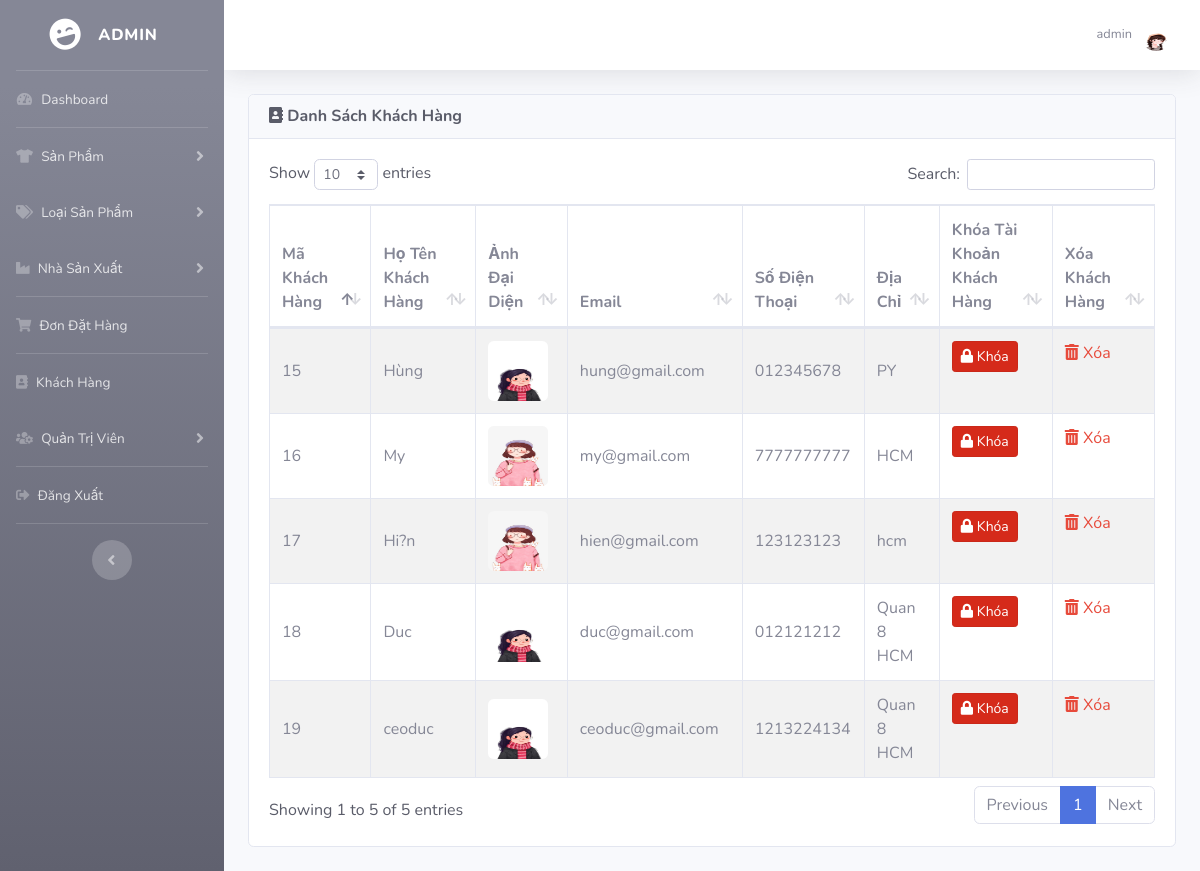
The page /admin/index.php?view_customer (signed in) on the database its author committed.
### tables this page shows
CREATE TABLE IF NOT EXISTS `KH` (
  `MA_KH` int NOT NULL AUTO_INCREMENT,
  `TEN_KH` varchar(50) NOT NULL,
  `EMAIL` varchar(50) NOT NULL,
  `MATKHAU` varchar(255) NOT NULL,
  `DIACHI` varchar(100) DEFAULT NULL,
  `DIENTHOAI` varchar(10) DEFAULT NULL,
  `AVATAR` varchar(500) DEFAULT NULL,
  `TRANGTHAI` varchar(10) DEFAULT NULL,
  PRIMARY KEY (`MA_KH`)
);

### admin/includes/database.php (called while the page is built, shortened)
<?php
    class MyConnect {
        private $conn;
        public function __construct() {
            $this->host = "localhost";
            $this->user = "root";
            $this->passwd = "";
            $this->database = "clothingshop";
            $this->conn = new mysqli($this->host,$this->user,$this->passwd,$this->database);
        }
        public function isConnected() {
            return true;
        }
        public function query($query) {
            if($this->isConnected()) {
                $tableData = mysqli_query($this->conn,$query);
                return $tableData;
            }
        }
    }
?>

### admin/view_customer.php (the view, shortened to what this page needs)
<?php
if(!isset($_SESSION['admin_email'])){
    echo "<script>window.open('login.php','_self')</script>";
}
else {
        $query = "SELECT * FROM KH";
        $result = $MyConn->query($query);
?>
<div class="row">
    <div class="col-lg-12">
        <div class="card text-dark mb-4">
            <div class="card-header">
                <h6 class="m-0 font-weight-bold"><i class="fas fa-address-book"></i> Danh Sách Khách Hàng</div></h6>
                <div class="card-body">
                    <div class="table-responsive">
                        <table id="product_table" class="table table-bordered table-striped" width="100%" cellspacing="0">
                            <thead>
                                <tr>
                                    <th>Mã Khách Hàng</th>
                                    <th>Họ Tên Khách Hàng</th>
                                    <th>Ảnh Đại Diện</th>
                                    <th>Email</th>
                                    <th>Số Điện Thoại</th>
                                    <th>Địa Chỉ</th>
                                    <th>Khóa Tài Khoản Khách Hàng</th>
                                    <th>Xóa Khách Hàng</th>
                                </tr>
                            </thead>
                            <tbody>
                                <?php while($row = $result->fetch_assoc()){
                                    $start = "";
                                    $end = "";
                                    ?>
                                   <tr>
                                    <td style="vertical-align: middle;"><?php echo $start.$row['MA_KH'].$end; ?></td>
                                    <td style="vertical-align: middle;"><?php echo $start.$row['TEN_KH'].$end; ?></td>
                                    <td style="vertical-align: middle;">
                                        <img src="<?php echo "customer_images/".$row['AVATAR'] ?>" width="60" height="60" class="rounded">
                                    </td>
                                    <td style="vertical-align: middle;"><?php echo $start.$row['EMAIL'].$end; ?></td>
                                    <td style="vertical-align: middle;"><?php echo $start.$row['DIENTHOAI'].$end; ?></td>
                                    <td style="vertical-align: middle;"><?php echo $start.$row['DIACHI'].$end; ?></td>
                                    <td>
                                    <?php
                                    if($row['TRANGTHAI'] == "LOCKED") {
                                        echo "<a href='index.php?unlock_customer=".$row['MA_KH']."' class='btn btn-success btn-sm active' role='button' aria-pressed='true'><i class='fas fa-unlock-alt'></i>  Mở Khóa</a>";
                                    }
                                    else {
                                        echo "<a href='index.php?lock_customer=".$row['MA_KH']."' class='btn btn-danger btn-sm active' role='button' aria-pressed='true'><i class='fas fa-lock'></i>  Khóa</a>";
                                    }
                                    ?>
                                    </td>
                                   <td>
                                       <a href="index.php?delete_customer=<?= $row['MA_KH'] ?>" class="text-danger" style="text-decoration: none">
                                           <i class="fas fa-trash-alt"></i>
                                               Xóa
                                       </a>
                                   </td>
                                   </tr>
                                <?php }?>
                            </tbody>
                        </table>
                    </div>
                </div>
            </div>
        </div>
    </div>
    <?php } ?>

### admin/index.php (shortened to what this page needs)
<?php
include("includes/database.php");
if(!isset($_SESSION['admin_email'])){
echo "<script>window.open('login.php','_self')</script>";
}
else {
?>
<?php
$MyConn = new MyConnect();
$admin_session = $_SESSION['admin_email'];
$getAdminQry = "select * from admin where Email='$admin_session'";
$getAdmin = $MyConn->query($getAdminQry);
$row_admin = mysqli_fetch_array($getAdmin);
$admin_name = $row_admin['Name'];
$admin_image = $row_admin['Image'];
?>
<!DOCTYPE html>
<html lang="en">
<head>
    <link href="vendor/fontawesome-free/css/all.min.css" rel="stylesheet" type="text/css">
    <link href="css/sb-admin-2.min.css" rel="stylesheet">
    <link href="css/thumb.css" rel="stylesheet">
    <link href="css/style.css" rel="stylesheet">
    <link href="vendor/datatables/dataTables.bootstrap4.min.css" rel="stylesheet">
</head>
<body id="page-top">
    <div id="wrapper">
    <?php include("includes/sidebars.php");  ?>
        <div id="content-wrapper" class="d-flex flex-column">
            <div id="content">
                <nav class="navbar navbar-expand navbar-light bg-white topbar mb-4 static-top shadow">
                    <ul class="navbar-nav ml-auto">
                        <li class="nav-item dropdown no-arrow">
                            <a class="nav-link dropdown-toggle" href="#" id="userDropdown" role="button"
                                data-toggle="dropdown" aria-haspopup="true" aria-expanded="false">
                                <span class="mr-2 d-none d-lg-inline text-gray-600 small"> <?php echo $admin_name ?></span>
                                <img class="img-profile rounded-circle"
                                    src="<?php echo "admin_images/".$admin_image ?>">
                            </a>
                        </li>
                    </ul>
                </nav>
                <div class="container-fluid">
                    <?php
                    if(isset($_GET['dashboard'])) {
                        include("dashboard.php");
                    }
                    else if(isset($_GET['insert_product'])) {
                        include("insert_product.php");
                    }
                    else if(isset($_GET['view_product'])) {
                        include("view_product.php");
                    }
                    else if(isset($_GET['edit_product'])) {
                        include("edit_product.php");
                    }
                    else if(isset($_GET['delete_product'])) {
                        include("delete_product.php");
                    }
                    else if(isset($_GET['insert_cat'])) {
                        include("insert_cat.php");
                    }
                    else if(isset($_GET['view_cat'])) {
                        include("view_cat.php");
                    }
                    else if(isset($_GET['edit_cat'])) {
                        include("edit_cat.php");
                    }
                    else if(isset($_GET['delete_cat'])) {
                        include("delete_cat.php");
                    }
                    else if(isset($_GET['insert_man'])) {
                        include("insert_man.php");
                    }
                    else if(isset($_GET['view_man'])) {
                        include("view_man.php");
                    }
                    else if(isset($_GET['delete_man'])) {
                        include("delete_man.php");
                    }
                    else if(isset($_GET['edit_man'])) {
                        include("edit_man.php");
                    }
                    else if(isset($_GET['view_bill'])) {
                        include("view_bill.php");
                    }
                    else if(isset($_GET['delete_bill'])) {
                        include("delete_bill.php");
                    }
                    else if(isset($_GET['view_detail_bill'])) {
                        include("view_detail_bill.php");
                    }
                    else if(isset($_GET['view_customer'])) {
                        include("view_customer.php");
                    }
                    ?>
                </div>
            </div>
        </div>
    </div>
</body>
</html>
<?php } ?>

### rows shown on the page
kh: MA_KH "15", TEN_KH "Hùng", AVATAR (picture), EMAIL "hung@gmail.com", DIENTHOAI "012345678", DIACHI "PY"
kh: MA_KH "16", TEN_KH "My", AVATAR (picture), EMAIL "my@gmail.com", DIENTHOAI "7777777777", DIACHI "HCM"
kh: MA_KH "17", TEN_KH "Hi?n", AVATAR (picture), EMAIL "hien@gmail.com", DIENTHOAI "123123123", DIACHI "hcm"
kh: MA_KH "18", TEN_KH "Duc", AVATAR (picture), EMAIL "duc@gmail.com", DIENTHOAI "012121212", DIACHI "Quan 8 HCM"
kh: MA_KH "19", TEN_KH "ceoduc", AVATAR (picture), EMAIL "ceoduc@gmail.com", DIENTHOAI "1213224134", DIACHI "Quan 8 HCM"

### other values the page prints
$admin_name "admin"
